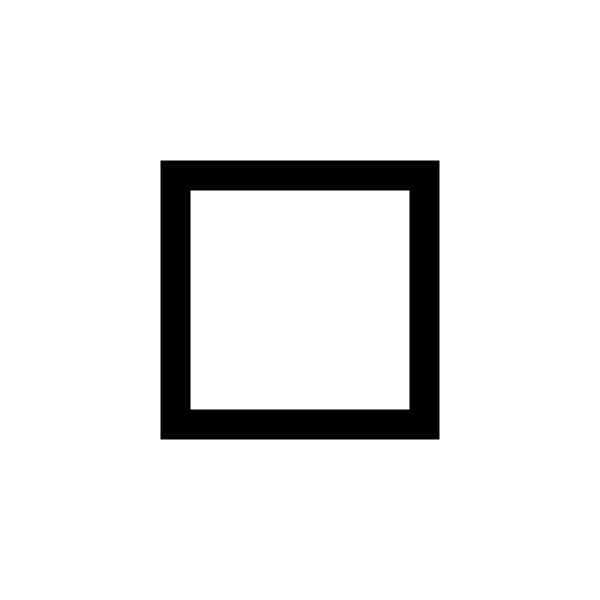
Frame 1 (no input)
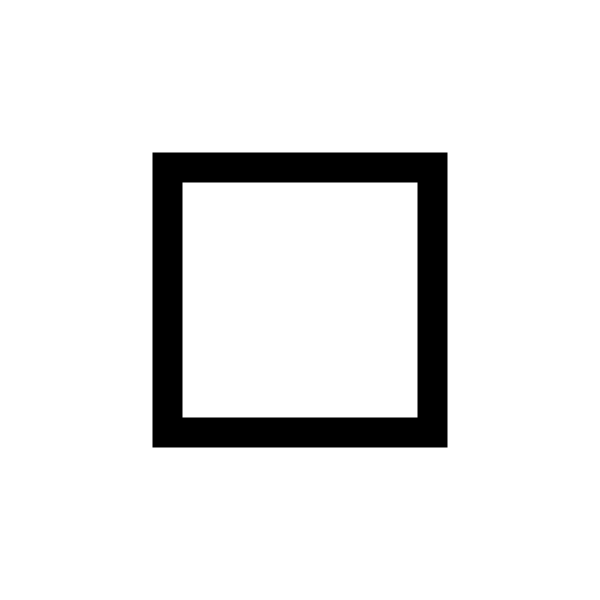
Frame 60 (the mouse pressed at the canvas centre just before this capture)
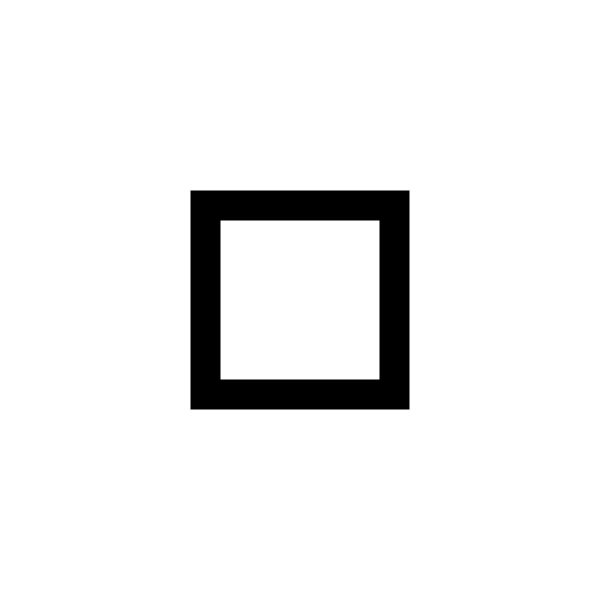
Frame 120 (the mouse held since frame 60 and released just before this capture)

The Processing sketch that drew these frames (run headless with seeded random() and noise(); from frame 60 on, the mouse is pressed at the canvas centre):

// Processing sketch: homework_1
// ── homework_1.pde
static final float SPEED = .05;
float progress = 0f;

void setup() {
  size(600, 600);
}
void draw() {
  scale(width, height);
  background(255);
  strokeWeight(.05);
  progress += SPEED;
  float _size = (sin(progress) + 1f) * .3 + .1;
  rectMode(CENTER);
  rect(.5, .5, _size, _size);
}
